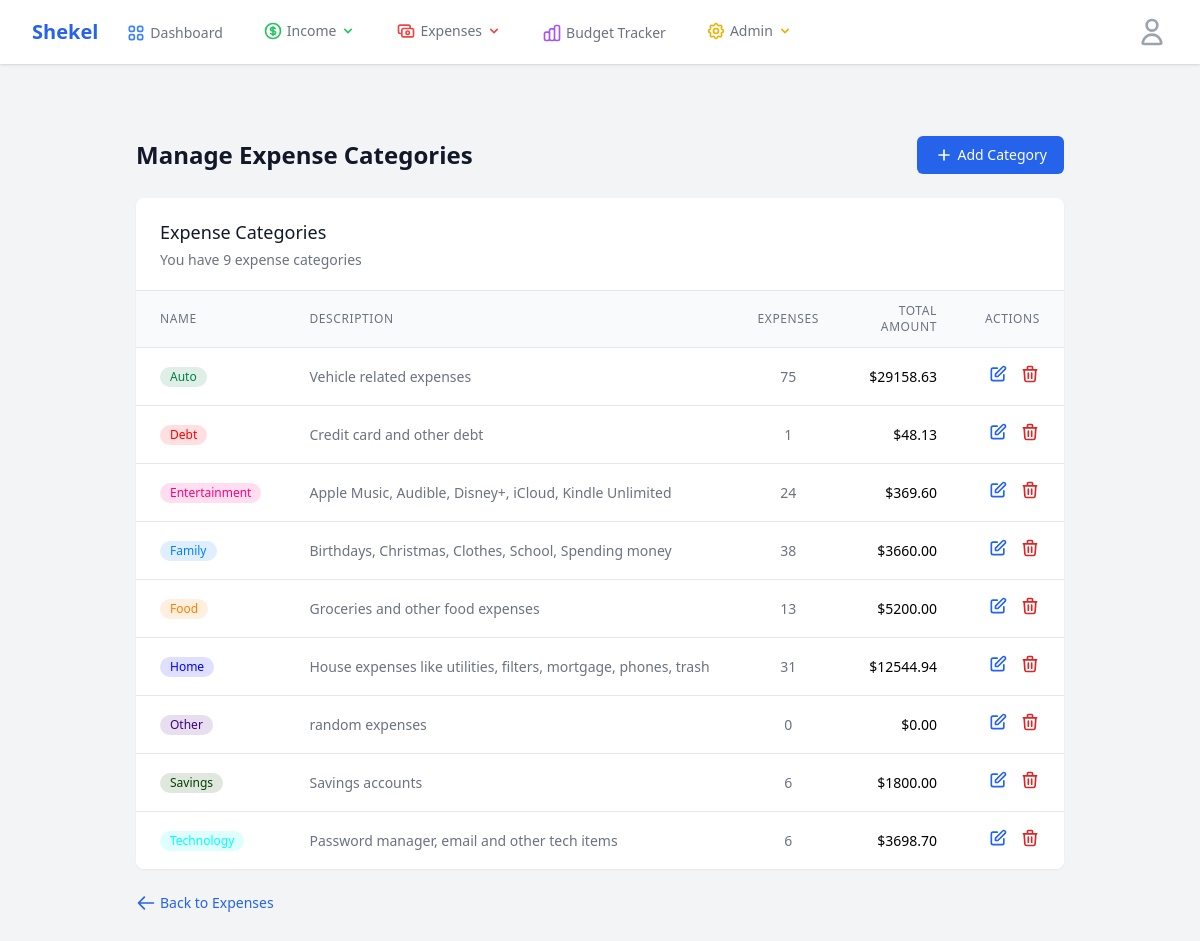
Screenshot of /expenses/categories (signed in) with the database file from the repository.
### app/models.py (models this page shows, shortened)
class ExpenseCategory(db.Model):
    id = db.Column(db.Integer, primary_key=True)
    name = db.Column(db.String(50), nullable=False, unique=True)
    description = db.Column(db.String(200))
    color = db.Column(db.String(7), default="#6B7280")  # Default gray color in hex
    user_id = db.Column(db.Integer, db.ForeignKey("user.id"), nullable=False)
    expenses = db.relationship(
        "Expense",
        backref="category_obj",
        lazy="dynamic",
        foreign_keys="Expense.category_id",
    )
    created_at = db.Column(db.DateTime, default=datetime.utcnow)

### app/routes.py (the view)
@main.route("/expenses/categories", methods=["GET"])
@login_required
def manage_categories():
    categories = (
        ExpenseCategory.query.filter_by(user_id=current_user.id)
        .order_by(ExpenseCategory.name)
        .all()
    )
    category_stats = {}
    for category in categories:
        expenses = Expense.query.filter_by(
            category_id=category.id, user_id=current_user.id
        ).all()
        count = len(expenses)
        total = sum(e.amount for e in expenses)
        category_stats[category.id] = {"count": count, "total": total}
    return render_template(
        "finance/manage_categories.html",
        title="Manage Categories",
        categories=categories,
        category_stats=category_stats,
    )

### app/models.py (called while the page is built)
@login_manager.user_loader
def load_user(id):
    return User.query.get(int(id))

    def has_permission(self, permission):
        return (
            self.role is not None and (self.role.permissions & permission) == permission
        )

    def can_manage_users(self):
        return self.has_permission(Role.MANAGE_USERS)

### app/templates/finance/manage_categories.html (shortened to what this page needs)
{% extends "base.html" %}
{% block content %}
<div class="max-w-7xl mx-auto py-6 sm:px-6 lg:px-8">
    <div class="px-4 py-6 sm:px-0">
        <div class="flex justify-between items-center mb-6">
            <h1 class="text-2xl font-bold text-gray-900">Manage Expense Categories</h1>
            <a href="{{ url_for('main.add_category') }}"
                class="inline-flex items-center px-4 py-2 border border-transparent text-sm font-medium rounded-md text-white bg-blue-600 hover:bg-blue-700">
                <svg class="h-5 w-5 mr-1" xmlns="http://www.w3.org/2000/svg" fill="none" viewBox="0 0 24 24"
                    stroke="currentColor">
                    <path stroke-linecap="round" stroke-linejoin="round" stroke-width="2"
                        d="M12 6v6m0 0v6m0-6h6m-6 0H6" />
                </svg>
                Add Category
            </a>
        </div>
        <div class="bg-white shadow-sm rounded-lg overflow-hidden">
            <div class="px-4 py-5 sm:px-6 border-b border-gray-200">
                <h2 class="text-lg font-medium text-gray-900">Expense Categories</h2>
                {% if categories %}
                <p class="mt-1 text-sm text-gray-500">You have {{ categories|length }} expense {% if categories|length
                    == 1 %}category{% else %}categories{% endif %}</p>
                {% endif %}
            </div>
            {% if categories %}
            <div class="overflow-x-auto">
                <table class="min-w-full divide-y divide-gray-200">
                    <thead class="bg-gray-50">
                        <tr>
                            <th scope="col"
                                class="px-6 py-3 text-left text-xs font-medium text-gray-500 uppercase tracking-wider">
                                Name
                            </th>
                            <th scope="col"
                                class="px-6 py-3 text-left text-xs font-medium text-gray-500 uppercase tracking-wider">
                                Description
                            </th>
                            <th scope="col"
                                class="px-6 py-3 text-center text-xs font-medium text-gray-500 uppercase tracking-wider">
                                Expenses
                            </th>
                            <th scope="col"
                                class="px-6 py-3 text-right text-xs font-medium text-gray-500 uppercase tracking-wider">
                                Total Amount
                            </th>
                            <th scope="col"
                                class="px-6 py-3 text-right text-xs font-medium text-gray-500 uppercase tracking-wider">
                                Actions
                            </th>
                        </tr>
                    </thead>
                    <tbody class="bg-white divide-y divide-gray-200">
                        {% for category in categories %}
                        <tr class="hover:bg-gray-50">
                            <td class="px-6 py-4 whitespace-nowrap text-sm font-medium text-gray-900">
                                <span class="inline-flex items-center px-2.5 py-0.5 rounded-full text-xs font-medium"
                                    style="background-color: {{ category.color }}20; color: {{ category.color }};">
                                    {{ category.name }}
                                </span>
                            </td>
                            <td class="px-6 py-4 whitespace-nowrap text-sm text-gray-500">
                                {{ category.description or "-" }}
                            </td>
                            <td class="px-6 py-4 whitespace-nowrap text-sm text-center text-gray-500">
                                {{ category_stats[category.id].count }}
                            </td>
                            <td class="px-6 py-4 whitespace-nowrap text-sm text-right font-medium">
                                ${{ "%.2f"|format(category_stats[category.id].total) }}
                            </td>
                            <td class="px-6 py-4 whitespace-nowrap text-sm text-right font-medium">
                                <div class="flex justify-end space-x-3">
                                    <a href="{{ url_for('main.edit_category', id=category.id) }}"
                                        class="text-blue-600 hover:text-blue-900" title="Edit">
                                        <svg class="h-5 w-5" xmlns="http://www.w3.org/2000/svg" fill="none"
                                            viewBox="0 0 24 24" stroke="currentColor">
                                            <path stroke-linecap="round" stroke-linejoin="round" stroke-width="2"
                                                d="M11 5H6a2 2 0 00-2 2v11a2 2 0 002 2h11a2 2 0 002-2v-5m-1.414-9.414a2 2 0 112.828 2.828L11.828 15H9v-2.828l8.586-8.586z" />
                                        </svg>
                                    </a>
                                    <form method="POST" action="{{ url_for('main.delete_category', id=category.id) }}"
                                        class="inline delete-category-form">
                                        <button type="submit" class="text-red-600 hover:text-red-900" title="Delete"
                                            onclick="return confirm('Are you sure you want to delete this category? This action cannot be undone if the category has expenses associated with it.')">
                                            <svg class="h-5 w-5" xmlns="http://www.w3.org/2000/svg" fill="none"
                                                viewBox="0 0 24 24" stroke="currentColor">
                                                <path stroke-linecap="round" stroke-linejoin="round" stroke-width="2"
                                                    d="M19 7l-.867 12.142A2 2 0 0116.138 21H7.862a2 2 0 01-1.995-1.858L5 7m5 4v6m4-6v6m1-10V4a1 1 0 00-1-1h-4a1 1 0 00-1 1v3M4 7h16" />
                                            </svg>
                                        </button>
                                    </form>
                                </div>
                            </td>
                        </tr>
                        {% endfor %}
                    </tbody>
                </table>
            </div>
            {% endif %}
        </div>
        <div class="mt-6">
            <a href="{{ url_for('main.manage_expenses') }}"
                class="inline-flex items-center text-sm text-blue-600 hover:text-blue-800">
                <svg class="mr-1 h-5 w-5" xmlns="http://www.w3.org/2000/svg" fill="none" viewBox="0 0 24 24"
                    stroke="currentColor">
                    <path stroke-linecap="round" stroke-linejoin="round" stroke-width="2"
                        d="M10 19l-7-7m0 0l7-7m-7 7h18" />
                </svg>
                Back to Expenses
            </a>
        </div>
    </div>
</div>
{% endblock %}py-4 whitespace-nowrap text-sm font-medium text-gray-900">

### rows the page displays
ExpenseCategory: name "Auto", description "Vehicle related expenses", category_stats "75", category_stats "29158.63"
ExpenseCategory: name "Debt", description "Credit card and other debt", category_stats "1", category_stats "48.13"
ExpenseCategory: name "Entertainment", description "Apple Music, Audible, Disney+, iCloud, Kindle Unlimited", category_stats "24", category_stats "369.60"
ExpenseCategory: name "Family", description "Birthdays, Christmas, Clothes, School, Spending money", category_stats "38", category_stats "3660.00"
ExpenseCategory: name "Food", description "Groceries and other food expenses", category_stats "13", category_stats "5200.00"
ExpenseCategory: name "Home", description "House expenses like utilities, filters, mortgage, phones, trash", category_stats "31", category_stats "12544.94"
ExpenseCategory: name "Other", description "random expenses", category_stats "0", category_stats "0.00"
ExpenseCategory: name "Savings", description "Savings accounts", id "6", category_stats "1800.00"
ExpenseCategory: name "Technology", description "Password manager, email and other tech items", category_stats "6", category_stats "3698.70"

### other values shown
{{ categories|length }} "9"
